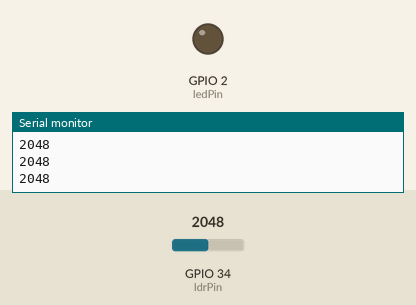
Recording of a sketch running on a simulated ESP32. Parts: output pins drawn as LEDs (lit = HIGH), the last lines printed to the serial monitor. The inputs (shaded band) are chosen by the test bench; at power-on: GPIO 34 (ldrPin) = 2048.

Above: at 1.3 s.
1.4 s: GPIO 34 (ldrPin) set to 1962
At 2.7 s:
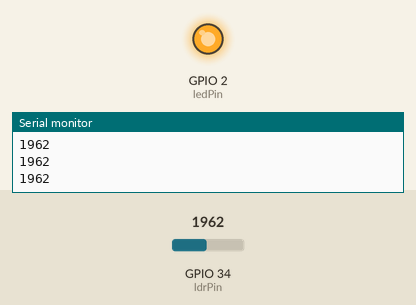
3.0 s: GPIO 34 (ldrPin) set to 2040
At 3.9 s:
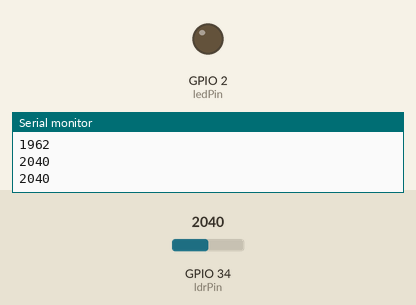
4.5 s: GPIO 34 (ldrPin) set to 1960
At 5.1 s:
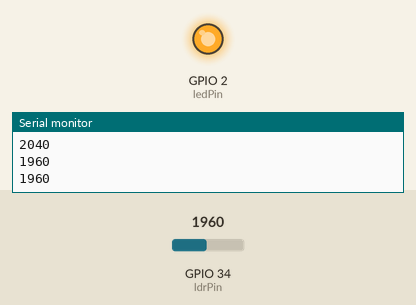
Timing chart, 0 to 7.5 s (numbered marks = the images above; inputs shaded):
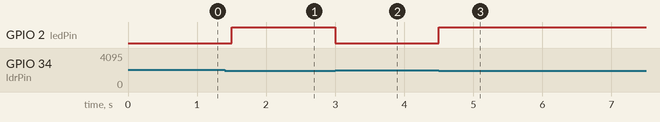

The sketch:

main.ino
```cpp
const int ldrPin = 34;
const int ledPin = 2;

int ldrValue;

void setup() {
  pinMode(ledPin, OUTPUT);
  Serial.begin(115200);
}

void loop() {

  ldrValue = analogRead(ldrPin);
  Serial.println(ldrValue);

  if (ldrValue < 2000) {
    digitalWrite(ledPin, HIGH);
  }
  else {
    digitalWrite(ledPin, LOW);
  }

  delay(500);
}
```

Measured:
- the behaviour switches between 2000 and 1999 on GPIO 34 (ldrPin) (found by bisection; images 0 and 1)
- after the input at 1.4 s, GPIO 2 (ledPin): LOW → HIGH after 0.10 s
- after the input at 3.0 s, GPIO 2 (ledPin): HIGH → LOW at once
- after the input at 4.5 s, GPIO 2 (ledPin): LOW → HIGH at once
